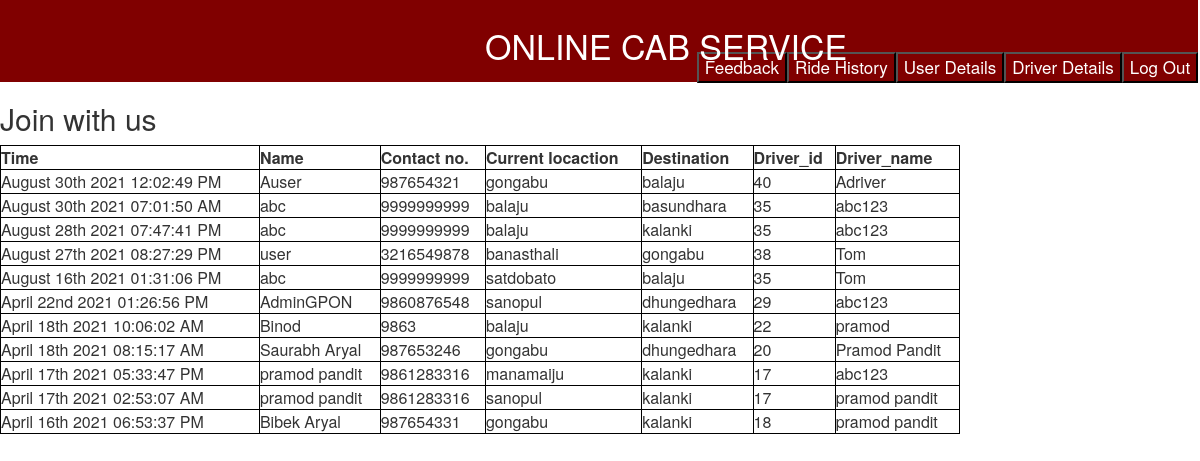
The page /process/ride_history.php on the database its author committed.
### tables this page shows
CREATE TABLE IF NOT EXISTS `apply_ride` (
  `id` int(11) NOT NULL,
  `current_location` varchar(100) DEFAULT NULL,
  `destination` varchar(100) DEFAULT NULL,
  `time` varchar(100) DEFAULT NULL,
  `userid` int(11) NOT NULL,
  `status` enum('approve','reject') DEFAULT NULL,
  `driver_name` varchar(100) NOT NULL,
  `remarks` varchar(100) NOT NULL
);

CREATE TABLE IF NOT EXISTS `tbl_user` (
  `id` int(11) NOT NULL,
  `name` varchar(100) NOT NULL,
  `user_name` varchar(100) NOT NULL,
  `password` varchar(100) NOT NULL,
  `mobile` varchar(10) NOT NULL,
  `email` varchar(100) NOT NULL,
  `date_of_birth` varchar(100) NOT NULL,
  `address` varchar(100) NOT NULL,
  `gender` varchar(100) NOT NULL,
  `user_type` varchar(100) NOT NULL,
  `date_of_join` varchar(100) NOT NULL
);

### process/ride_history.php (the view, shortened to what this page needs)
<?php
require '../db/connection.php';
?>
<html>
 <head>
    <link rel="stylesheet" href="https://use.fontawesome.com/releases/v5.8.2/css/all.css">
    <link rel="stylesheet" href="../css/bootstrap.min.css">
    <link rel="stylesheet" href="../css/style.css">
 </head>
 <body>
      <div class="row topnav">
         <h3 style="margin-left: 500px;">Online Cab Service</h3>
         <a href="logoutprocess.php">   <button style="float:right; margin-top:-22px; background-color:maroon;"> Log Out
         </button>
         <a href="driverdetail.php">   <button style="float:right; margin-top:-22px; background-color:maroon;"> Driver Details
         </button>
         <a href="userdetail.php">   <button style="float:right; margin-top:-22px; background-color:maroon;"> User Details
         </button>
       </a>
       <a href="ride_history.php">   <button style="float:right; margin-top:-22px; background-color:maroon;"> Ride History
         </button>
       </a>
       <a href="feedback.php">   <button style="float:right; margin-top:-22px; background-color:maroon;"> Feedback
         </button>
       </a>
         <br>
         </div>
      <?php
                      $query= 'SELECT tbl_user.id, tbl_user.name, tbl_user.mobile, tbl_user.email, apply_ride.current_location, apply_ride.destination, apply_ride.time, apply_ride.id, apply_ride.userid,apply_ride.driver_name
                      FROM tbl_user
                      INNER JOIN apply_ride
                      ON tbl_user.id=apply_ride.userid WHERE apply_ride.status ="approve"
order by apply_ride.time DESC ' ;
        $result = $conn->query($query);
       if($result->num_rows>0){ ?>
       <h2>Join with us</h2>
          <table style="width:80%; ">
             <thead >
             <th style=" border:1px solid black;"> Time</th>
                <th style=" border:1px solid black;">Name</th>
                <th style="  border:1px solid black;">Contact no.</th>
<th  style="  border:1px solid black;">Current locaction</th>
                <th style="  border:1px solid black;"> Destination</th>
                <th style="  border:1px solid black;"> Driver_id</th>
                <th style="  border:1px solid black;"> Driver_name</th>
             </thead>
           <?php while($row = $result->fetch_assoc()){ ?>
              <tr>
              <td style="  border:1px solid black;"><?php echo $row['time'];?></td>
                <td style="  border:1px solid black;"><?php echo $row['name'];?></td>
                <td style="  border:1px solid black;"><?php echo $row['mobile'];?></td>
                <td style="  border:1px solid black;"><?php echo $row['current_location'];?></td>
               <td style="  border:1px solid black;"><?php echo $row['destination'];?></td>
                <td style="  border:1px solid black;"><?php echo $row['userid'];?></td>
                <td style="  border:1px solid black;"><?php echo $row['driver_name'];?></td>
                   </tr>
            <?php  } ?>
           </table>
        <?php }else{ ?>
           <h3>No result found</h3>
        <?php }
      ?>
  </body>

### css/style.css (style rules this page uses)
body { margin: 0px; padding: 0px; overflow-x: hidden; }
.topnav { background-color: maroon; color: white; width: 101.1% !important; height: 82px; }
.topnav>h3 { margin-left: 100px; text-transform: uppercase; margin-top: 27px; font-size: 34px; }
a { text-decoration:none; font-size:17px; color:white; padding:3px 3px; border-radius: 27px; }

### rows shown on the page
apply_ride: time "August 30th 2021 12:02:49 PM", userid.name "Auser", userid.mobile "987654321", current_location "gongabu", destination "balaju", userid "40", driver_name "Adriver"
apply_ride: time "August 30th 2021 07:01:50 AM", userid.name "abc", userid.mobile "9999999999", current_location "balaju", destination "basundhara", userid "35", driver_name "abc123"
apply_ride: time "August 28th 2021 07:47:41 PM", userid.name "abc", userid.mobile "9999999999", current_location "balaju", destination "kalanki", userid "35", driver_name "abc123"
apply_ride: time "August 27th 2021 08:27:29 PM", userid.name "user", userid.mobile "3216549878", current_location "banasthali", destination "gongabu", userid "38", driver_name "Tom"
apply_ride: time "August 16th 2021 01:31:06 PM", userid.name "abc", userid.mobile "9999999999", current_location "satdobato", destination "balaju", userid "35", driver_name "Tom"
apply_ride: time "April 22nd 2021 01:26:56 PM", userid.name "AdminGPON", userid.mobile "9860876548", current_location "sanopul", destination "dhungedhara", userid "29", driver_name "abc123"
apply_ride: time "April 18th 2021 10:06:02 AM", userid.name "Binod", userid.mobile "9863", current_location "balaju", destination "kalanki", userid "22", driver_name "pramod"
apply_ride: time "April 18th 2021 08:15:17 AM", userid.name "Saurabh Aryal", userid.mobile "987653246", current_location "gongabu", destination "dhungedhara", userid "20", driver_name "Pramod Pandit"
apply_ride: time "April 17th 2021 05:33:47 PM", userid.name "pramod pandit", userid.mobile "9861283316", current_location "manamaiju", destination "kalanki", userid "17", driver_name "abc123"
apply_ride: time "April 17th 2021 02:53:07 AM", userid.name "pramod pandit", userid.mobile "9861283316", current_location "sanopul", destination "kalanki", userid "17", driver_name "pramod pandit"
apply_ride: time "April 16th 2021 06:53:37 PM", userid.name "Bibek Aryal", userid.mobile "987654331", current_location "gongabu", destination "kalanki", userid "18", driver_name "pramod pandit"
